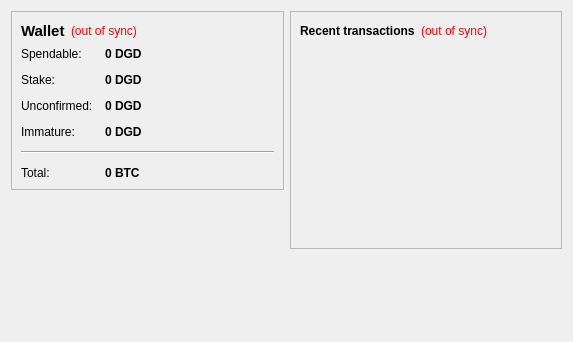
<?xml version="1.0" encoding="UTF-8"?>
<ui version="4.0">
 <class>OverviewPage</class>
 <widget class="QWidget" name="OverviewPage">
  <property name="geometry">
   <rect>
    <x>0</x>
    <y>0</y>
    <width>573</width>
    <height>342</height>
   </rect>
  </property>
  <property name="windowTitle">
   <string>Form</string>
  </property>
  <layout class="QHBoxLayout" name="horizontalLayout" stretch="1,1">
   <item>
    <layout class="QVBoxLayout" name="verticalLayout_2">
     <item>
      <widget class="QFrame" name="frame">
       <property name="frameShape">
        <enum>QFrame::StyledPanel</enum>
       </property>
       <property name="frameShadow">
        <enum>QFrame::Raised</enum>
       </property>
       <layout class="QVBoxLayout" name="verticalLayout_4">
        <item>
         <layout class="QHBoxLayout" name="horizontalLayout_4">
          <item>
           <widget class="QLabel" name="label_5">
            <property name="font">
             <font>
              <pointsize>11</pointsize>
              <weight>75</weight>
              <bold>true</bold>
             </font>
            </property>
            <property name="text">
             <string>Wallet</string>
            </property>
           </widget>
          </item>
          <item>
           <widget class="QLabel" name="labelWalletStatus">
            <property name="toolTip">
             <string>The displayed information may be out of date. Your wallet automatically synchronizes with the Darkgold network after a connection is established, but this process has not completed yet.</string>
            </property>
            <property name="styleSheet">
             <string notr="true">QLabel { color: red; }</string>
            </property>
            <property name="text">
             <string notr="true">(out of sync)</string>
            </property>
            <property name="alignment">
             <set>Qt::AlignLeading|Qt::AlignLeft|Qt::AlignVCenter</set>
            </property>
           </widget>
          </item>
          <item>
           <spacer name="horizontalSpacer_2">
            <property name="orientation">
             <enum>Qt::Horizontal</enum>
            </property>
            <property name="sizeHint" stdset="0">
             <size>
              <width>40</width>
              <height>20</height>
             </size>
            </property>
           </spacer>
          </item>
         </layout>
        </item>
        <item>
         <layout class="QFormLayout" name="formLayout_2">
          <property name="fieldGrowthPolicy">
           <enum>QFormLayout::AllNonFixedFieldsGrow</enum>
          </property>
          <property name="horizontalSpacing">
           <number>12</number>
          </property>
          <property name="verticalSpacing">
           <number>12</number>
          </property>
          <item row="0" column="0">
           <widget class="QLabel" name="label">
            <property name="text">
             <string>Spendable:</string>
            </property>
           </widget>
          </item>
          <item row="0" column="1">
           <widget class="QLabel" name="labelBalance">
            <property name="font">
             <font>
              <weight>75</weight>
              <bold>true</bold>
             </font>
            </property>
            <property name="cursor">
             <cursorShape>IBeamCursor</cursorShape>
            </property>
            <property name="toolTip">
             <string>Your current spendable balance</string>
            </property>
            <property name="text">
             <string notr="true">0 DGD</string>
            </property>
            <property name="textInteractionFlags">
             <set>Qt::LinksAccessibleByMouse|Qt::TextSelectableByKeyboard|Qt::TextSelectableByMouse</set>
            </property>
           </widget>
          </item>
          <item row="1" column="0">
           <widget class="QLabel" name="label_6">
            <property name="text">
             <string>Stake:</string>
            </property>
           </widget>
          </item>
          <item row="1" column="1">
           <widget class="QLabel" name="labelStake">
            <property name="font">
             <font>
              <weight>75</weight>
              <bold>true</bold>
             </font>
            </property>
            <property name="cursor">
             <cursorShape>IBeamCursor</cursorShape>
            </property>
            <property name="toolTip">
             <string>Total of coins that was staked, and do not yet count toward the current balance</string>
            </property>
            <property name="text">
             <string notr="true">0 DGD</string>
            </property>
            <property name="textInteractionFlags">
             <set>Qt::LinksAccessibleByMouse|Qt::TextSelectableByKeyboard|Qt::TextSelectableByMouse</set>
            </property>
           </widget>
          </item>
          <item row="2" column="0">
           <widget class="QLabel" name="label_3">
            <property name="text">
             <string>Unconfirmed:</string>
            </property>
           </widget>
          </item>
          <item row="2" column="1">
           <widget class="QLabel" name="labelUnconfirmed">
            <property name="font">
             <font>
              <weight>75</weight>
              <bold>true</bold>
             </font>
            </property>
            <property name="cursor">
             <cursorShape>IBeamCursor</cursorShape>
            </property>
            <property name="toolTip">
             <string>Total of transactions that have yet to be confirmed, and do not yet count toward the current balance</string>
            </property>
            <property name="text">
             <string notr="true">0 DGD</string>
            </property>
            <property name="textInteractionFlags">
             <set>Qt::LinksAccessibleByMouse|Qt::TextSelectableByKeyboard|Qt::TextSelectableByMouse</set>
            </property>
           </widget>
          </item>
          <item row="3" column="0">
           <widget class="QLabel" name="labelImmatureText">
            <property name="text">
             <string>Immature:</string>
            </property>
           </widget>
          </item>
          <item row="3" column="1">
           <widget class="QLabel" name="labelImmature">
            <property name="font">
             <font>
              <weight>75</weight>
              <bold>true</bold>
             </font>
            </property>
            <property name="toolTip">
             <string>Mined balance that has not yet matured</string>
            </property>
            <property name="text">
             <string notr="true">0 DGD</string>
            </property>
            <property name="textInteractionFlags">
             <set>Qt::LinksAccessibleByMouse|Qt::TextSelectableByKeyboard|Qt::TextSelectableByMouse</set>
            </property>
           </widget>
          </item>
          <item row="4" column="0" colspan="2">
           <widget class="Line" name="line">
            <property name="orientation">
             <enum>Qt::Horizontal</enum>
            </property>
           </widget>
          </item>
          <item row="5" column="0">
           <widget class="QLabel" name="labelTotalText">
            <property name="text">
             <string>Total:</string>
            </property>
           </widget>
          </item>
          <item row="5" column="1">
           <widget class="QLabel" name="labelTotal">
            <property name="font">
             <font>
              <weight>75</weight>
              <bold>true</bold>
             </font>
            </property>
            <property name="cursor">
             <cursorShape>IBeamCursor</cursorShape>
            </property>
            <property name="toolTip">
             <string>Your current total balance</string>
            </property>
            <property name="text">
             <string notr="true">0 BTC</string>
            </property>
            <property name="textInteractionFlags">
             <set>Qt::LinksAccessibleByMouse|Qt::TextSelectableByKeyboard|Qt::TextSelectableByMouse</set>
            </property>
           </widget>
          </item>
         </layout>
        </item>
       </layout>
      </widget>
     </item>
     <item>
      <spacer name="verticalSpacer_3">
       <property name="orientation">
        <enum>Qt::Vertical</enum>
       </property>
       <property name="sizeHint" stdset="0">
        <size>
         <width>20</width>
         <height>40</height>
        </size>
       </property>
      </spacer>
     </item>
     <item>
      <widget class="QLabel" name="label_2">
       <property name="text">
        <string/>
       </property>
       <property name="pixmap">
        <pixmap resource="../bitcoin.qrc">:/images/backg</pixmap>
       </property>
       <property name="scaledContents">
        <bool>false</bool>
       </property>
       <property name="alignment">
        <set>Qt::AlignCenter</set>
       </property>
      </widget>
     </item>
     <item>
      <spacer name="verticalSpacer">
       <property name="orientation">
        <enum>Qt::Vertical</enum>
       </property>
       <property name="sizeHint" stdset="0">
        <size>
         <width>20</width>
         <height>40</height>
        </size>
       </property>
      </spacer>
     </item>
    </layout>
   </item>
   <item>
    <layout class="QVBoxLayout" name="verticalLayout_3">
     <item>
      <widget class="QFrame" name="frame_2">
       <property name="frameShape">
        <enum>QFrame::StyledPanel</enum>
       </property>
       <property name="frameShadow">
        <enum>QFrame::Raised</enum>
       </property>
       <layout class="QVBoxLayout" name="verticalLayout">
        <item>
         <layout class="QHBoxLayout" name="horizontalLayout_2">
          <item>
           <widget class="QLabel" name="label_4">
            <property name="text">
             <string>&lt;b&gt;Recent transactions&lt;/b&gt;</string>
            </property>
           </widget>
          </item>
          <item>
           <widget class="QLabel" name="labelTransactionsStatus">
            <property name="toolTip">
             <string>The displayed information may be out of date. Your wallet automatically synchronizes with the Darkgold network after a connection is established, but this process has not completed yet.</string>
            </property>
            <property name="styleSheet">
             <string notr="true">QLabel { color: red; }</string>
            </property>
            <property name="text">
             <string notr="true">(out of sync)</string>
            </property>
            <property name="alignment">
             <set>Qt::AlignRight|Qt::AlignTrailing|Qt::AlignVCenter</set>
            </property>
           </widget>
          </item>
          <item>
           <spacer name="horizontalSpacer">
            <property name="orientation">
             <enum>Qt::Horizontal</enum>
            </property>
            <property name="sizeHint" stdset="0">
             <size>
              <width>40</width>
              <height>20</height>
             </size>
            </property>
           </spacer>
          </item>
         </layout>
        </item>
        <item>
         <widget class="QListView" name="listTransactions">
          <property name="styleSheet">
           <string notr="true">QListView { background: transparent; }</string>
          </property>
          <property name="frameShape">
           <enum>QFrame::NoFrame</enum>
          </property>
          <property name="verticalScrollBarPolicy">
           <enum>Qt::ScrollBarAlwaysOff</enum>
          </property>
          <property name="horizontalScrollBarPolicy">
           <enum>Qt::ScrollBarAlwaysOff</enum>
          </property>
          <property name="selectionMode">
           <enum>QAbstractItemView::NoSelection</enum>
          </property>
         </widget>
        </item>
       </layout>
      </widget>
     </item>
     <item>
      <spacer name="verticalSpacer_2">
       <property name="orientation">
        <enum>Qt::Vertical</enum>
       </property>
       <property name="sizeHint" stdset="0">
        <size>
         <width>20</width>
         <height>40</height>
        </size>
       </property>
      </spacer>
     </item>
    </layout>
   </item>
  </layout>
 </widget>
 <resources>
  <include location="../bitcoin.qrc"/>
 </resources>
 <connections/>
</ui>
